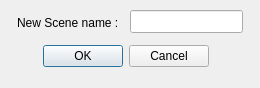
<?xml version="1.0" encoding="UTF-8"?>
<ui version="4.0">
 <class>Dialog</class>
 <widget class="QDialog" name="Dialog">
  <property name="geometry">
   <rect>
    <x>0</x>
    <y>0</y>
    <width>260</width>
    <height>88</height>
   </rect>
  </property>
  <property name="windowTitle">
   <string>Add new Scene...</string>
  </property>
  <widget class="QDialogButtonBox" name="buttonBox">
   <property name="geometry">
    <rect>
     <x>40</x>
     <y>40</y>
     <width>171</width>
     <height>32</height>
    </rect>
   </property>
   <property name="orientation">
    <enum>Qt::Horizontal</enum>
   </property>
   <property name="standardButtons">
    <set>QDialogButtonBox::Cancel|QDialogButtonBox::Ok</set>
   </property>
   <property name="centerButtons">
    <bool>true</bool>
   </property>
  </widget>
  <widget class="QLineEdit" name="name">
   <property name="geometry">
    <rect>
     <x>130</x>
     <y>10</y>
     <width>113</width>
     <height>23</height>
    </rect>
   </property>
  </widget>
  <widget class="QLabel" name="label">
   <property name="geometry">
    <rect>
     <x>17</x>
     <y>15</y>
     <width>111</width>
     <height>16</height>
    </rect>
   </property>
   <property name="text">
    <string>New Scene name :</string>
   </property>
  </widget>
 </widget>
 <resources/>
 <connections>
  <connection>
   <sender>buttonBox</sender>
   <signal>accepted()</signal>
   <receiver>Dialog</receiver>
   <slot>accept()</slot>
   <hints>
    <hint type="sourcelabel">
     <x>248</x>
     <y>254</y>
    </hint>
    <hint type="destinationlabel">
     <x>157</x>
     <y>274</y>
    </hint>
   </hints>
  </connection>
  <connection>
   <sender>buttonBox</sender>
   <signal>rejected()</signal>
   <receiver>Dialog</receiver>
   <slot>reject()</slot>
   <hints>
    <hint type="sourcelabel">
     <x>316</x>
     <y>260</y>
    </hint>
    <hint type="destinationlabel">
     <x>286</x>
     <y>274</y>
    </hint>
   </hints>
  </connection>
 </connections>
</ui>
